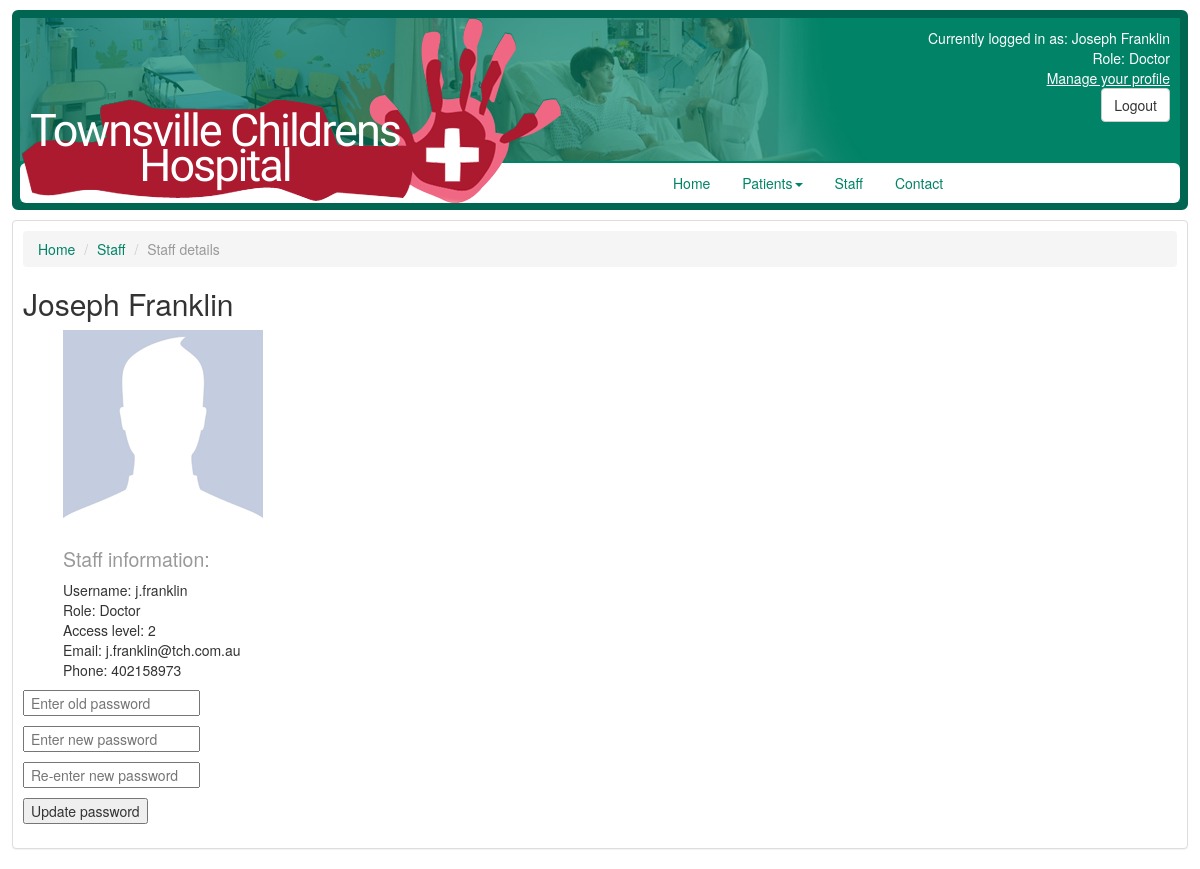
Page /singleStaff.php?staff_username=j.franklin (signed in) on the committed database.
### tables this page shows
CREATE TABLE IF NOT EXISTS `staff` (
  `first_name` varchar(255) NOT NULL,
  `surname` varchar(255) NOT NULL,
  `role` varchar(255) NOT NULL,
  `username` varchar(255) NOT NULL DEFAULT '',
  `access_level` int(11) NOT NULL,
  `password` varchar(255) DEFAULT NULL,
  `email` varchar(255) NOT NULL,
  `phone` int(255) NOT NULL,
  PRIMARY KEY (`username`),
  UNIQUE KEY `username` (`username`)
);

### include.php (called while the page is built, shortened)
<?php
function query($sql)
{
    $res = mysql_query($sql) or die(mysql_error() . ' in ' . $sql);
    return $res;
}
function get_scalar($sql)
{
    $res = query($sql);
    $row = mysql_fetch_row($res);
    return $row[0];
}
function userAccessLvl()
{
    $username = ($_SESSION['username']);
    $sql = "SELECT access_level FROM staff WHERE username = '$username'";
    $accessLvl = get_scalar($sql);
    return $accessLvl;
}
?>

### singleStaff.php (the view, shortened to what this page needs)
<?php include 'headImports.php'; ?>
<!DOCTYPE html>
<html>
<head>
</head>
<body>
<?php
require_once 'include.php';
?>
<div id="wrapper">
    <?php include 'header.php'; ?>
    <div id="main_container">
        <div id="right_container" class="panel panel-default">
            <ol class="breadcrumb">
                <li><a href="index.php">Home</a></li>
                <li><a href="#">Staff</a></li>
                <li class="active">Staff details</li>
            </ol>
            <?php
            $username = escape($_GET['staff_username']);
            $sql = "SELECT * FROM staff WHERE username = '$username'";
            $result = query($sql);
            $row = mysql_fetch_row($result);
            ?>
            <h2 id="staff_name"><?php if (userAccessLvl() == "1") {
                    echo '<span class="edit_area" id="name">' . $row[0] . ' ' . $row[1] . '</span>';
                } else echo $row[0] . ' ' . $row[1]; ?></h2>
            <div id="user_photo">
            </div>
            <ul id="user_information">
                <li>
                    <h2>
                        <small>Staff information:</small>
                    </h2>
                </li>
                <li>Username:
                    <?php if (userAccessLvl() == "1") {
                        echo '<span class="edit_area" id="username">' . $row[3] . '</span>';
                    } else echo $row[3]; ?>
                </li>
                <li>Role: <?php if (userAccessLvl() == "1") {
                        echo '<span class="edit_area" id="Role">' . $row[2] . '</span>';
                    } else echo $row[2]; ?>
                </li>
                <li>Access level:
                    <?php if (userAccessLvl() == "1") {
                        echo '<span class="edit_area" id="access_level">' . $row[4] . '</span>';
                    } else echo $row[4]; ?>
                </li>
                <li>Email:
                    <?php if (userAccessLvl() == "1") {
                        echo '<span class="edit_area" id="access_level">' . $row[6] . '</span>';
                    } else echo $row[6]; ?>
                </li>
                <li>Phone:
                    <?php if (userAccessLvl() == "1") {
                        echo '<span class="edit_area" id="access_level">' . $row[7] . '</span>';
                    } else echo $row[7]; ?>
                </li>
            </ul>
            <?php if ($_SESSION['username'] == $username) {
                echo '<form action="' . $_SERVER['REQUEST_URI'] . '" method="post">
					<p><input name="old_password" placeholder=" Enter old password" type="password"></p>
					<p><input name="new_password" placeholder=" Enter new password" type="password"></p>
					<p><input name="new_password2" placeholder=" Re-enter new password" type="password"></p>
					<input type="submit" value="Update password"/>
				</form>';
            }
            ?>
        </div>
    </div>
</div>

### headImports.php (shortened to what this page needs)
<link href="css/bootstrap.min.css" rel="stylesheet">
<link href="css/global.css" rel="stylesheet" type="text/css"/>
<link href="css/login.css" rel="stylesheet" type="text/css">

### header.php (shortened to what this page needs)
<div id="header">
    <a href="/">
        <div id="logo_background">
            <div id="logo_text">Townsville Childrens Hospital</div>
        </div>
    </a>
    <div id="loggedin_info">
        <?php
        $username = $_SESSION['username'];
        $sql = "SELECT first_name, surname, role FROM staff WHERE username  = '$username'";
        $result = query($sql);
        $row = mysql_fetch_array($result);
        $name = $row[0] . ' ' . $row[1];
        $role = $row[2];
        ?>
        Currently logged in as: <?php echo $name ?> <br>
        Role: <?php echo $role ?> <br>
        <a href="singleStaff.php?staff_username=<?php echo $username; ?>">Manage your profile</a><br/>
        <div id="lg_button">
            <form action="logout.php" method="">
                <input type="submit" value="Logout" class="btn btn-default"/>
            </form>
        </div>
    </div>
    <div id="menu_bg">
        <div id="menu">
            <ul class="nav nav-pills" id="navigation">
                <li><a href="index.php">Home</a></li>
                <li class="dropdown"><a class="dropdown-toggle" data-toggle="dropdown" href="#">Patients<span
                            class="caret"></span></a>
                </li>
                <li><a href="staff.php">Staff</a></li>
                <li><a href="contact.php">Contact</a></li>
            </ul>
        </div>
    </div>
</div>

### css/global.css (style rules this page uses)
#wrapper { min-width: 1000px; min-height: 768px; width: 98%; margin: 10px auto; position: relative; }
#header { width: 100%; height: 200px; background-color: #008367; border: 8px solid #006652; border-radius:6px; background-image: url('../images/bg.png'); background-repeat: no-repeat }
#logo_background { z-index: 2; width: 539px; height: 185px; background-image: url('../images/logo_background.png'); position: absolute; left: 10px; }
#logo_text { z-index: 3; position: absolute; width: 408px; letter-spacing: -2px; line-height: 35px; text-align: center; font-size: 45px; font-family: 'Sanchez', serif; color: white; top: 95px; left: -11px; }
#menu { z-index: 1; position: absolute; left: 55%; }
#menu_bg { z-index: 1; width: 100%; height: 40px; background-color: white; top: 145px; position: relative; border-radius:6px; }
#loggedin_info { float: right; text-align: right; margin: 10px; color: white; }
#loggedin_info a { color: white; text-decoration: underline; }
#main_container { min-width: 100%; height: auto; position: absolute; top: 210px; }
#right_container { width: 100%; float: right; padding: 10px; }
#user_information { list-style-type: none; }
#user_photo { margin-left: 40px; width: 200px; height: 200px; background-image: url('../images/profile.png'); }

### css/login.css (style rules this page uses)
body { margin: 0px; }

### rows in the picture
staff: name "Joseph Franklin", role "Doctor", first_name "Joseph", surname "Franklin", username "j.franklin", access_level "2", email "j.franklin@tch.com.au", phone "402158973"
